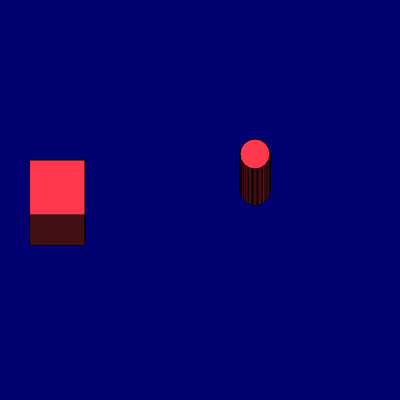
Frame 1 (no input)
Frame 60 (no input): identical to frame 1, image omitted
Frame 120 (the mouse pressed at the canvas centre since frame 60): identical to frame 1, image omitted

The p5.js sketch that drew this single still picture (run headless with seeded random() and noise() and a simulated clock; from frame 60 on, the mouse is pressed at the canvas centre):

// p5.js sketch
// ── sketch.js
function setup() {
  createCanvas(400, 400);
}

function draw() {
 background(0, 0, 112) 
fill(255,56,78)
circle(255, 190, 30);
circle(255, 189, 30);
circle(255, 188, 30);
circle(255, 187, 30);
circle(255, 186, 30);  
circle(255, 185, 30);
circle(255, 184, 30);  
circle(255, 183, 30);  
circle(255, 182, 30);  
circle(255, 181, 30);  
circle(255, 180, 30);  
circle(255, 179, 30);  
circle(255, 178, 30);  
circle(255, 177, 30);  
circle(255, 176, 30);  
circle(255, 175, 30);  
circle(255, 174, 30);  
circle(255, 173, 30);  
circle(255, 172, 30);  
circle(255, 171, 30);  
circle(255, 170, 30);  
circle(255, 169, 30);  
circle(255, 168, 30);  
circle(255, 167, 30);   
circle(255, 166, 30);   
circle(255, 165, 30);   
circle(255, 164, 30);   
circle(255, 163, 30);  
circle(255, 162, 30);
circle(255, 161, 30);  
circle(255, 160, 30);   
circle(255, 159, 30);  
circle(255, 158, 30);
circle(255, 157, 30);   
circle(255, 156, 30);   
circle(255, 155, 30);   
circle(255, 154, 30);   
  
square(30, 190, 55);  
square(30, 189, 55);   
square(30, 188, 55);   
square(30, 187, 55);   
square(30, 186, 55);   
square(30, 185, 55);   
square(30, 184, 55);   
square(30, 183, 55);  
square(30, 182, 55);  
square(30, 181, 55);  
square(30, 180, 55);  
square(30, 179, 55);  
square(30, 178, 55);   
square(30, 177, 55);   
square(30, 176, 55);   
square(30, 175, 55);   
square(30, 174, 55);  
square(30, 173, 55);   
square(30, 172, 55);   
square(30, 171, 55);   
square(30, 170, 55);  
square(30, 169, 55);  
square(30, 168, 55);  
square(30, 167, 55);  
square(30, 166, 55);  
square(30, 165, 55);  
square(30, 164, 55);  
square(30, 163, 55);  
square(30, 162, 55);  
square(30, 161, 55);  
square(30, 160, 55);  
}
